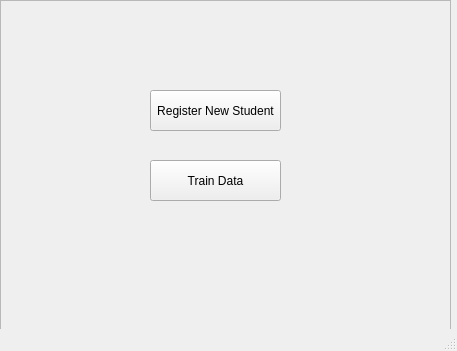
<?xml version="1.0" encoding="UTF-8"?>
<ui version="4.0">
 <class>MainWindow</class>
 <widget class="QMainWindow" name="MainWindow">
  <property name="geometry">
   <rect>
    <x>0</x>
    <y>0</y>
    <width>457</width>
    <height>351</height>
   </rect>
  </property>
  <property name="windowTitle">
   <string>Attendance Management System</string>
  </property>
  <widget class="QWidget" name="centralwidget">
   <widget class="QFrame" name="frame">
    <property name="geometry">
     <rect>
      <x>0</x>
      <y>0</y>
      <width>451</width>
      <height>371</height>
     </rect>
    </property>
    <property name="frameShape">
     <enum>QFrame::StyledPanel</enum>
    </property>
    <property name="frameShadow">
     <enum>QFrame::Raised</enum>
    </property>
    <widget class="QPushButton" name="pushButton">
     <property name="geometry">
      <rect>
       <x>150</x>
       <y>90</y>
       <width>131</width>
       <height>41</height>
      </rect>
     </property>
     <property name="text">
      <string>Register New Student</string>
     </property>
    </widget>
    <widget class="QPushButton" name="pushButton_2">
     <property name="geometry">
      <rect>
       <x>150</x>
       <y>160</y>
       <width>131</width>
       <height>41</height>
      </rect>
     </property>
     <property name="text">
      <string>Train Data</string>
     </property>
    </widget>
   </widget>
  </widget>
  <widget class="QStatusBar" name="statusbar"/>
 </widget>
 <resources/>
 <connections/>
</ui>
